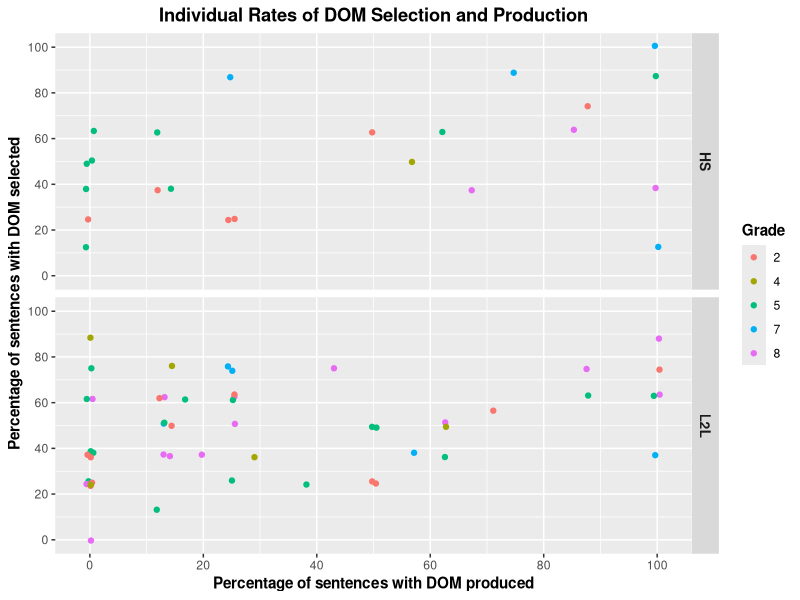
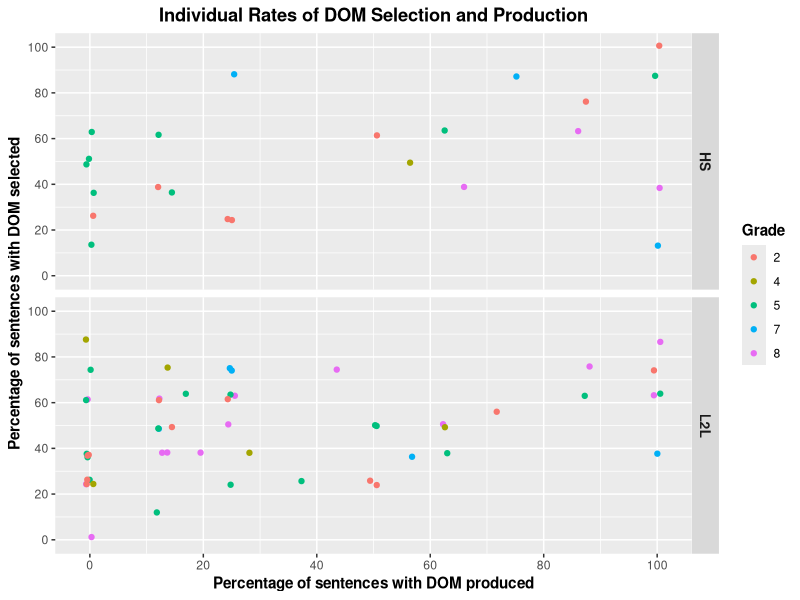

Reproduce these figures in R, in order.
## Includes cross-sectional data only


library(tidyverse)
library(here)


# Prepare Data
## Load data
Master <- read_csv(here("CSV Files", "Tidy Data", "Tidy Data DOM.csv")) %>% 
  mutate(Gender = factor(Gender, levels = c("Masculine", "Feminine")),
         Grade = factor(Grade, levels = c(2, 3, 4, 5, 6, 7, 8)))

## Create task-specific dataframes
Production <- Master %>% 
  filter(Task == "Production") %>% 
  group_by(Part_ID, Speaker_Group, Grade) %>%
  summarize(Total_Accuracy = sum(Accuracy, na.rm = TRUE),
            Total_Responses = sum(!is.na(Accuracy)),
            Ratio = Total_Accuracy/Total_Responses) %>% 
  mutate(Ratio = (Ratio*100),
         Task = "Production")
  
Selection <- Master %>% 
  filter(Task == "Selection") %>% 
  group_by(Part_ID, Speaker_Group, Grade) %>%
  summarize(Total_Accuracy = sum(Accuracy, na.rm = TRUE),
            Total_Responses = sum(!is.na(Accuracy)),
            Ratio = Total_Accuracy/Total_Responses) %>% 
  mutate(Ratio = (Ratio*100),
         Task = "Selection")


## Create master dataset
Aggregate <- bind_rows(Production, Selection) %>% 
  select(Part_ID, Speaker_Group, Grade, Task, Ratio) %>%
  pivot_wider(names_from = Task, values_from = Ratio)


# Plot individual differences
## Generate graph
Ind_Diffs_Plot <- Aggregate %>% 
  ggplot(aes(x = Production, y = Selection)) +
  geom_jitter(mapping = aes(color = Grade)) +
  facet_grid(rows = vars(Speaker_Group)) +
  scale_x_continuous(breaks = seq (0, 100, 20),
                     limits = c(-1, 101)) +
  scale_y_continuous(breaks = seq (0, 100, 20),
                     limits = c(-1, 101)) +
  labs(x = "Percentage of sentences with DOM produced",
       y = "Percentage of sentences with DOM selected",
       title = "Individual Rates of DOM Selection and Production",
       color = "Grade") +
  theme(axis.title = element_text(face = "bold"),
        plot.title = element_text(hjust = 0.5, face = "bold"),
        legend.title = element_text(face = "bold"),
        strip.text = element_text(face = "bold", size = 10))

Ind_Diffs_Plot

ggsave(filename = here("DOM Manuscript (Applied Psycholinguistics)", "Graphs", "AP DOM Figure 5.pdf"),
       plot = Ind_Diffs_Plot,
       device = "pdf",
       width = 6.5,
       height = 4,
       units = "in")
